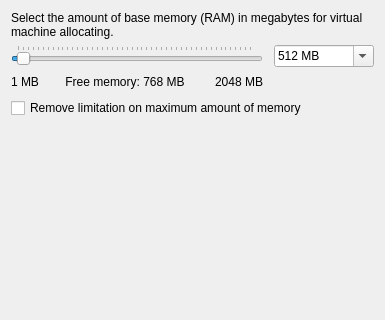
     <widget class="QWidget" name="Memory_Page">
      <layout class="QGridLayout" name="gridLayout_5">
       <item row="0" column="0">
        <widget class="QLabel" name="Label_Memory_Size">
         <property name="text">
          <string>Select the amount of base memory (RAM) in megabytes for virtual machine allocating.</string>
         </property>
         <property name="wordWrap">
          <bool>true</bool>
         </property>
         <property name="textInteractionFlags">
          <set>Qt::TextSelectableByMouse</set>
         </property>
        </widget>
       </item>
       <item row="1" column="0">
        <layout class="QGridLayout" name="gridLayout">
         <item row="0" column="0" rowspan="2">
          <layout class="QVBoxLayout" name="verticalLayout_4">
           <item>
            <widget class="QSlider" name="Memory_Size">
             <property name="sizePolicy">
              <sizepolicy hsizetype="Minimum" vsizetype="Expanding">
               <horstretch>0</horstretch>
               <verstretch>0</verstretch>
              </sizepolicy>
             </property>
             <property name="minimum">
              <number>2</number>
             </property>
             <property name="maximum">
              <number>6144</number>
             </property>
             <property name="singleStep">
              <number>4</number>
             </property>
             <property name="pageStep">
              <number>8</number>
             </property>
             <property name="value">
              <number>128</number>
             </property>
             <property name="orientation">
              <enum>Qt::Horizontal</enum>
             </property>
             <property name="tickPosition">
              <enum>QSlider::TicksAbove</enum>
             </property>
             <property name="tickInterval">
              <number>128</number>
             </property>
            </widget>
           </item>
           <item>
            <layout class="QHBoxLayout" name="horizontalLayout_6">
             <item>
              <widget class="QLabel" name="Label_Min_RAM_Size">
               <property name="sizePolicy">
                <sizepolicy hsizetype="Maximum" vsizetype="Preferred">
                 <horstretch>0</horstretch>
                 <verstretch>0</verstretch>
                </sizepolicy>
               </property>
               <property name="text">
                <string>1 MB</string>
               </property>
              </widget>
             </item>
             <item>
              <spacer name="horizontalSpacer">
               <property name="orientation">
                <enum>Qt::Horizontal</enum>
               </property>
               <property name="sizeHint" stdset="0">
                <size>
                 <width>13</width>
                 <height>20</height>
                </size>
               </property>
              </spacer>
             </item>
             <item>
              <widget class="QToolButton" name="TB_Update_Available_RAM_Size">
               <property name="sizePolicy">
                <sizepolicy hsizetype="Minimum" vsizetype="Fixed">
                 <horstretch>0</horstretch>
                 <verstretch>0</verstretch>
                </sizepolicy>
               </property>
               <property name="toolTip">
                <string>Update free memory information</string>
               </property>
               <property name="text">
                <string>Free memory: 768 MB</string>
               </property>
               <property name="icon">
                <iconset resource="images.qrc">
                 <normaloff>:/update.png</normaloff>:/update.png</iconset>
               </property>
               <property name="toolButtonStyle">
                <enum>Qt::ToolButtonTextBesideIcon</enum>
               </property>
               <property name="autoRaise">
                <bool>true</bool>
               </property>
              </widget>
             </item>
             <item>
              <spacer name="horizontalSpacer_2">
               <property name="orientation">
                <enum>Qt::Horizontal</enum>
               </property>
               <property name="sizeHint" stdset="0">
                <size>
                 <width>17</width>
                 <height>20</height>
                </size>
               </property>
              </spacer>
             </item>
             <item>
              <widget class="QLabel" name="Label_Available_Free_Memory">
               <property name="text">
                <string>2048 MB</string>
               </property>
              </widget>
             </item>
            </layout>
           </item>
          </layout>
         </item>
         <item row="0" column="1" rowspan="2">
          <spacer name="horizontalSpacer_10">
           <property name="orientation">
            <enum>Qt::Horizontal</enum>
           </property>
           <property name="sizeType">
            <enum>QSizePolicy::Fixed</enum>
           </property>
           <property name="sizeHint" stdset="0">
            <size>
             <width>5</width>
             <height>40</height>
            </size>
           </property>
          </spacer>
         </item>
         <item row="0" column="2">
          <widget class="QComboBox" name="CB_RAM_Size">
           <property name="sizePolicy">
            <sizepolicy hsizetype="Fixed" vsizetype="Fixed">
             <horstretch>0</horstretch>
             <verstretch>0</verstretch>
            </sizepolicy>
           </property>
           <property name="minimumSize">
            <size>
             <width>100</width>
             <height>0</height>
            </size>
           </property>
           <property name="editable">
            <bool>true</bool>
           </property>
           <property name="currentIndex">
            <number>4</number>
           </property>
           <property name="maxVisibleItems">
            <number>11</number>
           </property>
           <item>
            <property name="text">
             <string>32 MB</string>
            </property>
           </item>
           <item>
            <property name="text">
             <string>64 MB</string>
            </property>
           </item>
           <item>
            <property name="text">
             <string>128 MB</string>
            </property>
           </item>
           <item>
            <property name="text">
             <string>256 MB</string>
            </property>
           </item>
           <item>
            <property name="text">
             <string>512 MB</string>
            </property>
           </item>
           <item>
            <property name="text">
             <string>1 GB</string>
            </property>
           </item>
           <item>
            <property name="text">
             <string>2 GB</string>
            </property>
           </item>
           <item>
            <property name="text">
             <string>3 GB</string>
            </property>
           </item>
           <item>
            <property name="text">
             <string>4 GB</string>
            </property>
           </item>
           <item>
            <property name="text">
             <string>8 GB</string>
            </property>
           </item>
           <item>
            <property name="text">
             <string>16 GB</string>
            </property>
           </item>
           <item>
            <property name="text">
             <string>32 GB</string>
            </property>
           </item>
          </widget>
         </item>
         <item row="1" column="2">
          <spacer name="verticalSpacer_15">
           <property name="orientation">
            <enum>Qt::Vertical</enum>
           </property>
           <property name="sizeHint" stdset="0">
            <size>
             <width>20</width>
             <height>13</height>
            </size>
           </property>
          </spacer>
         </item>
        </layout>
       </item>
       <item row="2" column="0">
        <widget class="QCheckBox" name="CH_Remove_RAM_Size_Limitation">
         <property name="text">
          <string>Remove limitation on maximum amount of memory</string>
         </property>
        </widget>
       </item>
       <item row="3" column="0">
        <spacer name="s15">
         <property name="orientation">
          <enum>Qt::Vertical</enum>
         </property>
         <property name="sizeHint" stdset="0">
          <size>
           <width>20</width>
           <height>191</height>
          </size>
         </property>
        </spacer>
       </item>
      </layout>
     </widget>
